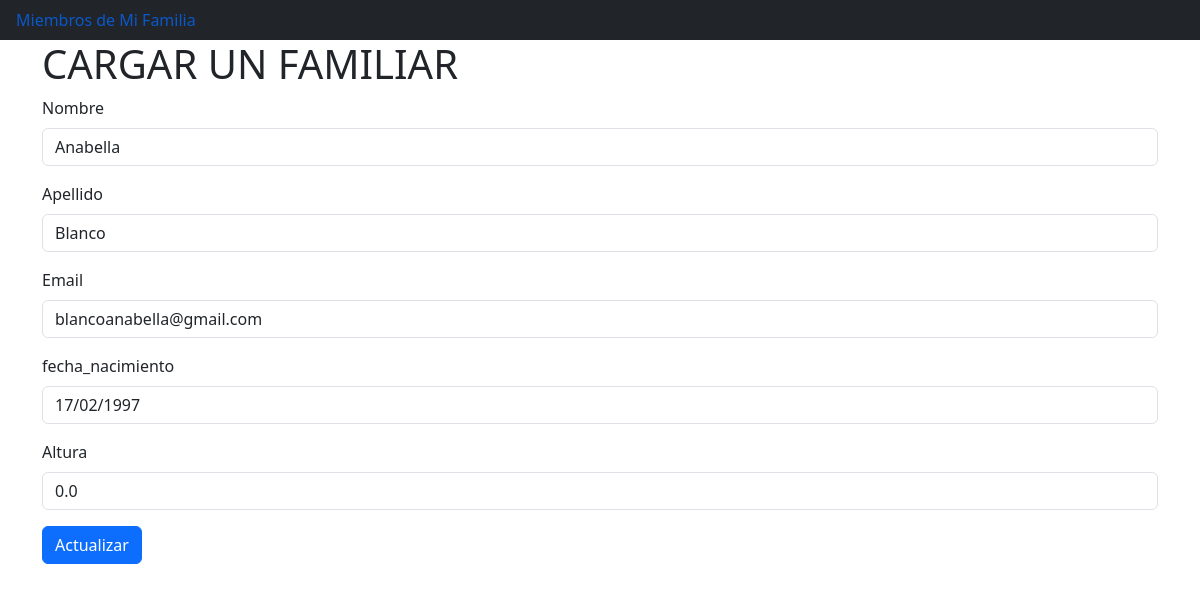
/actualizar/2, run on the app's committed database.
### familia/models.py (models this page shows)
class Persona(models.Model):
    nombre = models.CharField(max_length=100)
    apellido = models.CharField(max_length=100)
    email = models.CharField(max_length=100)
    fecha_nacimiento = models.DateField()
    altura = models.FloatField(default=0.0)

### familia/views.py (the view, shortened to what this page needs)
# urls.py: path('actualizar/', views.actualizar, name="actualizar_action"),
def actualizar(request, identificador=''):
    if request.method == "GET":
        persona = get_object_or_404(Persona, pk=int(identificador))
        initial = {
            "id": persona.id,
            "nombre": persona.nombre,
            "apellido": persona.apellido,
            "email": persona.email,
            "fecha_nacimiento": persona.fecha_nacimiento.strftime("%d/%m/%Y"),
            "altura": persona.altura,
        }
        form_actualizar = ActualizarPersonaForm(initial=initial)
        return render(request, 'familia/form_carga.html', {'form': form_actualizar, 'actualizar': True})

### familia/forms.py
class ActualizarPersonaForm(PersonaForm):
    id = forms.IntegerField(widget = forms.HiddenInput())

### familia/templates/familia/form_carga.html (shortened to what this page needs)
{% extends "familia/index.html" %}
{% load bootstrap5 %}
{% block cuerpo %}
<div class="container">
   <div class="row">
     <div class="col">
      <h1>CARGAR UN FAMILIAR</h1>
     </div>
     </div>
     <div class="row">
     <div class="col">
      {% if actualizar %}
          <form action="{% url  'actualizar_action' %}" method="post">
      {% else %}
          <form action="{% url  'agregar'%}" method="post">
      {% endif %}
      {% bootstrap_form form %}
      {% if actualizar %}
        {% bootstrap_button "Actualizar" button_type="submit" button_class="btn-primary" %}
      {% else %}
        {% bootstrap_button "Guardar" button_type="submit" button_class="btn-primary" %}
      {% endif %}
      </form>
     </div>
   </div>
 </div>
{% endblock %}

### data on the page
Persona: nombre "Anabella", apellido "Blanco", email "blancoanabella@gmail.com", fecha_nacimiento "17/02/1997", altura "0.0"
